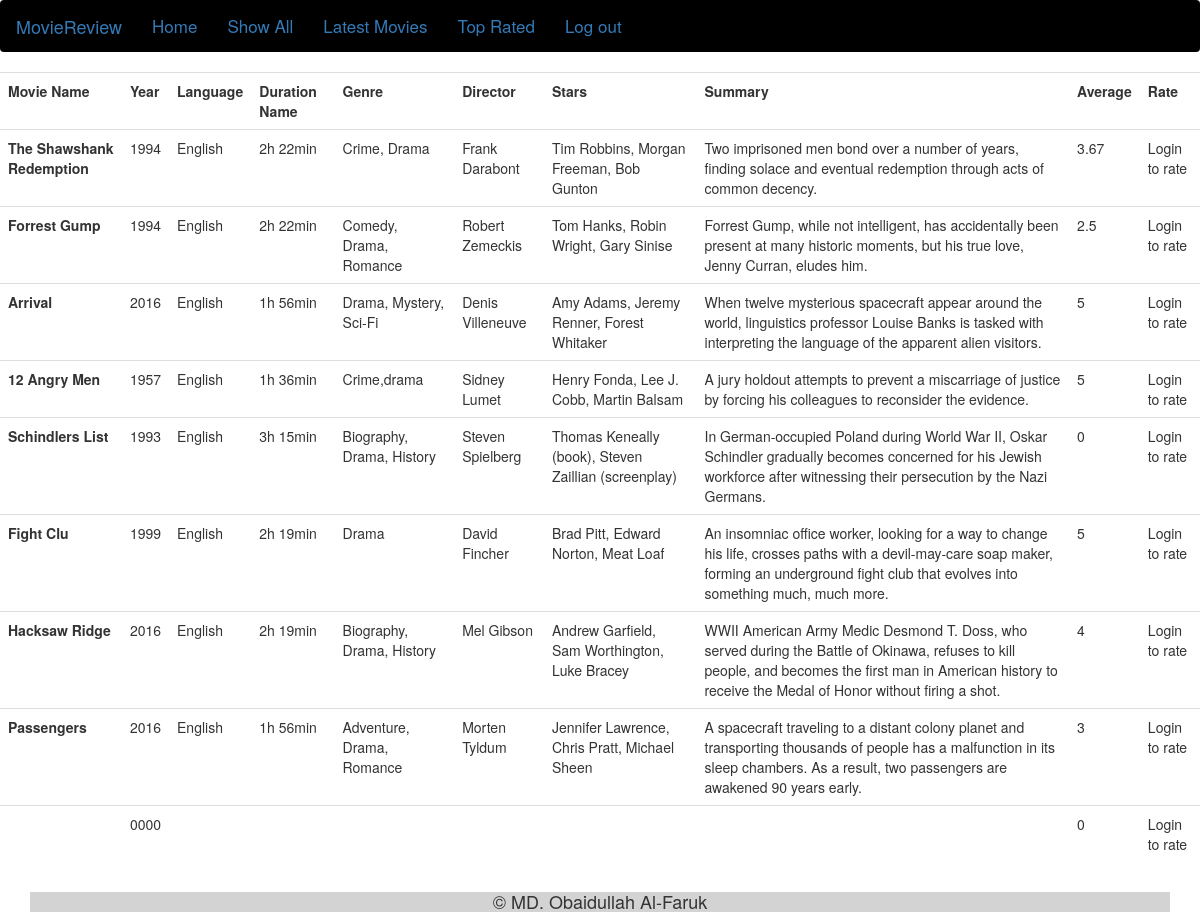
The app's page /latest_user.php with its own data.
### tables this page shows
CREATE TABLE `moviedetails` (
  `mid` int(11) NOT NULL,
  `moviename` varchar(255) NOT NULL,
  `year` year(4) NOT NULL,
  `language` varchar(100) NOT NULL,
  `duration` varchar(100) NOT NULL,
  `genre` varchar(100) NOT NULL,
  `director` varchar(100) NOT NULL,
  `stars` text NOT NULL,
  `summary` text NOT NULL
);

### latest_user.php (the view, shortened to what this page needs)
 <?php session_start();
    include 'connection.php';
    ?>
<!DOCTYPE html>
<html>
<head>
    <link rel="stylesheet" href="https://maxcdn.bootstrapcdn.com/bootstrap/3.3.7/css/bootstrap.min.css">
    <link rel="stylesheet" type="text/css" href="css/style.css">
</head>
<body>
   <?php
    $sql = "SELECT * FROM moviedetails";
$result = mysqli_query($conn, $sql);
if (mysqli_num_rows($result) > 0) {
    echo '<table class="table table-hover">
    <tr>
       <th>Movie Name</th>
       <th>Year</th>
       <th>Language</th>
       <th>Duration Name</th>
       <th>Genre</th>
       <th>Director</th>
       <th>Stars</th>
       <th>Summary</th>
       <th>Average </th>
       <th>Rate</th>
    </tr> ';
    while($row = mysqli_fetch_assoc($result)) {
$mname = $row["moviename"];
          echo " <tr>";
                    echo "<td>";
                    echo "<b>" .$row["moviename"] . "</b>";
                    echo "</td>";
                   echo "<td>"; echo $row["year"]; echo "</td>";
                    echo "<td>"; echo $row["language"]; echo "</td>";
                  echo "<td>"; echo  $row["duration"]; echo "</td>";
                   echo "<td>"; echo $row["genre"]; echo "</td>";
                  echo "<td>";  echo $row["director"]; echo "</td>";
                  echo "<td>";  echo $row["stars"]; echo "</td>";
                 echo "<td>";  echo $row["summary"]; echo "</td>";
                 $avg = "SELECT avg(rating) as avg from rating where moviename='$mname'";
                 $answer = mysqli_fetch_assoc(mysqli_query($conn,$avg));
                 echo '<td>'.round($answer["avg"],2).'</td>';
        echo "<td>";
        if(isset($_SESSION["username"])){
             echo '<form method="POST" class="form-group" action="rating.php?id='.$row["moviename"].'&uname='.$_SESSION["username"].'">
                <select name="rating" >
                <option value="1">1</option>
                <option value="2">2</option>
                <option value="3">3</option>
                <option value="4">4</option>
                <option value="5">5</option>
                </select>
         <input type="submit" name="rate" value="Rate" class="btn btn-sm "/>
         </form>';
       }
       else{echo "Login to rate";}
         echo "</td>"; echo " </tr>";
    }
    echo " </table>";
} else {
    echo "0 results";
}
?>
   <footer>
       <div class="container">
  <h4 style="text-align: center; background-color: lightgrey; width: 100%;"> &copy; MD. Obaidullah Al-Faruk</h4>
       </div>
   </footer>
</body>
</html>

### css/style.css (style rules this page uses)
.navigation { background-color: black; font-size: 17px; }

### records on screen
moviedetails: moviename "The Shawshank Redemption", year "1994", language "English", duration "2h 22min", genre "Crime, Drama", director "Frank Darabont", stars "Tim Robbins, Morgan Freeman, Bob Gunton", summary "Two imprisoned men bond over a number of years, finding solace and eventual redemption through acts of common decency.", avg "3.67"
moviedetails: moviename "Forrest Gump", year "1994", language "English", duration "2h 22min", genre "Comedy, Drama, Romance", director "Robert Zemeckis", stars "Tom Hanks, Robin Wright, Gary Sinise", summary "Forrest Gump, while not intelligent, has accidentally been present at many historic moments, but his true love, Jenny Curran, eludes him.", avg "2.5"
moviedetails: moviename "Arrival", year "2016", language "English", duration "1h 56min", genre "Drama, Mystery, Sci-Fi", director "Denis Villeneuve", stars "Amy Adams, Jeremy Renner, Forest Whitaker", summary "When twelve mysterious spacecraft appear around the world, linguistics professor Louise Banks is tasked with interpreting the language of the apparent alien visitors.", avg "5"
moviedetails: moviename "12 Angry Men", year "1957", language "English", duration "1h 36min", genre "Crime,drama", director "Sidney Lumet", stars "Henry Fonda, Lee J. Cobb, Martin Balsam", summary "A jury holdout attempts to prevent a miscarriage of justice by forcing his colleagues to reconsider the evidence.", avg "5"
moviedetails: moviename "Schindlers List", year "1993", language "English", duration "3h 15min", genre "Biography, Drama, History", director "Steven Spielberg", stars "Thomas Keneally (book), Steven Zaillian (screenplay)", summary "In German-occupied Poland during World War II, Oskar Schindler gradually becomes concerned for his Jewish workforce after witnessing their persecution by the Nazi Germans.", avg "0"
moviedetails: moviename "Fight Clu", year "1999", language "English", duration "2h 19min", genre "Drama", director "David Fincher", stars "Brad Pitt, Edward Norton, Meat Loaf", summary "An insomniac office worker, looking for a way to change his life, crosses paths with a devil-may-care soap maker, forming an underground fight club that evolves into something much, much more.", avg "5"
moviedetails: moviename "Hacksaw Ridge", year "2016", language "English", duration "2h 19min", genre "Biography, Drama, History", director "Mel Gibson", stars "Andrew Garfield, Sam Worthington, Luke Bracey", summary "WWII American Army Medic Desmond T. Doss, who served during the Battle of Okinawa, refuses to kill people, and becomes the first man in American history to receive the Medal of Honor without firing a shot.", avg "4"
moviedetails: moviename "Passengers", year "2016", language "English", duration "1h 56min", genre "Adventure, Drama, Romance", director "Morten Tyldum", stars "Jennifer Lawrence, Chris Pratt, Michael Sheen", summary "A spacecraft traveling to a distant colony planet and transporting thousands of people has a malfunction in its sleep chambers. As a result, two passengers are awakened 90 years early.", avg "3"
moviedetails: year "0000", avg "0"
